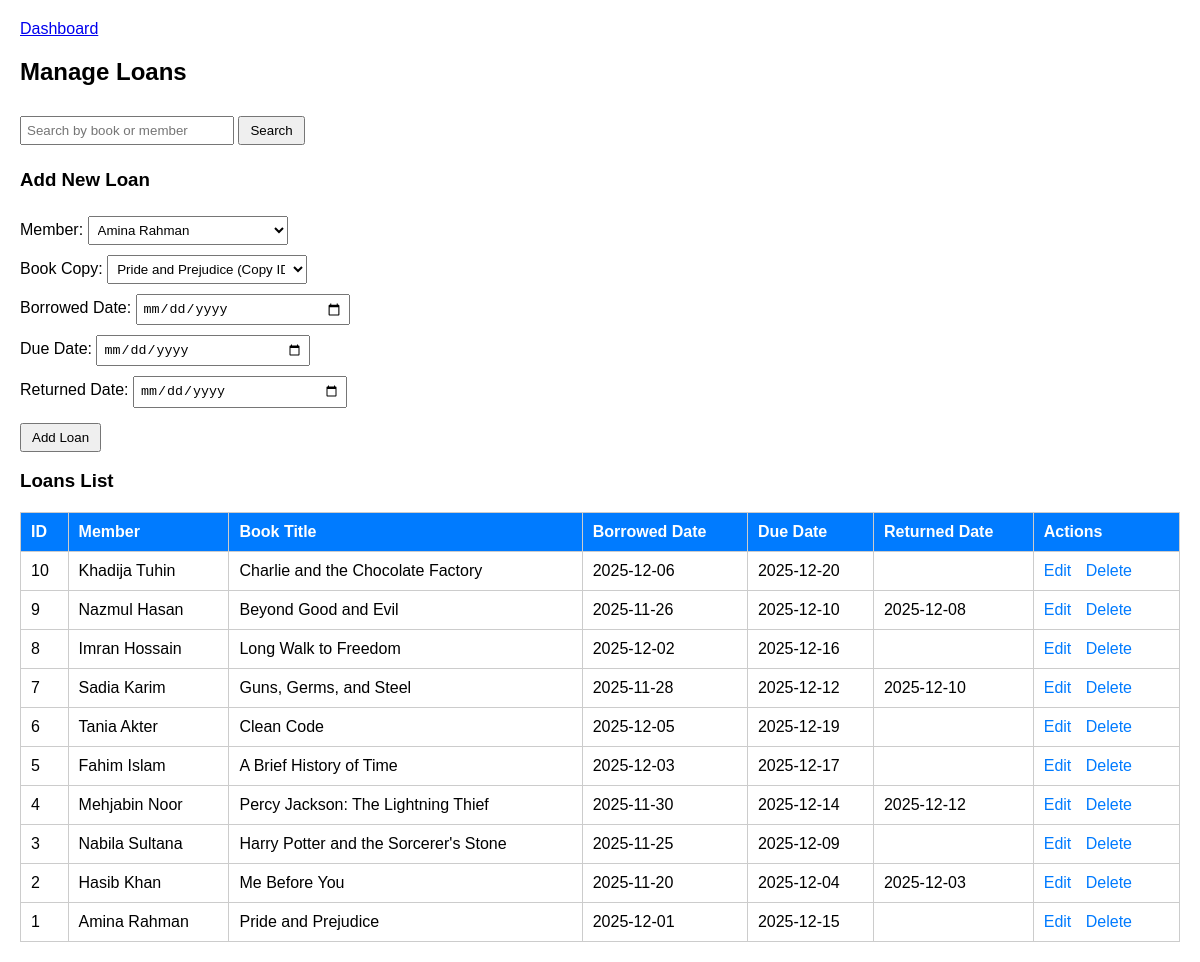
The page /lms/loans.php (signed in) on the database its author committed.
### tables this page shows
CREATE TABLE `loans` (
  `loan_id` int(11) NOT NULL,
  `member_id` int(11) NOT NULL,
  `copy_id` int(11) NOT NULL,
  `borrowed_date` date NOT NULL,
  `due_date` date NOT NULL,
  `returned_date` date DEFAULT NULL
);

CREATE TABLE `members` (
  `member_id` int(11) NOT NULL,
  `user_id` int(11) NOT NULL,
  `full_name` varchar(20) NOT NULL,
  `gender` varchar(20) DEFAULT NULL,
  `phone` varchar(20) DEFAULT NULL,
  `email` varchar(25) DEFAULT NULL,
  `address` varchar(40) DEFAULT NULL,
  `date_of_birth` date DEFAULT NULL,
  `membership_date` date DEFAULT NULL,
  `member_status` enum('active','expired','blocked') DEFAULT 'active',
  `type_id` int(11) DEFAULT NULL
);

CREATE TABLE `books` (
  `book_id` int(11) NOT NULL,
  `title` varchar(100) DEFAULT NULL,
  `category_id` int(11) DEFAULT NULL,
  `publisher_id` int(11) DEFAULT NULL,
  `publication_year` int(11) DEFAULT NULL,
  `copies_total` int(11) DEFAULT NULL,
  `copies_available` int(11) DEFAULT NULL
);

### lms/loans.php (the view, shortened to what this page needs)
<?php
include 'db.php';
$role = $_SESSION['role'];
$user_id = $_SESSION['user_id'];
$search = '';
if($role == 'member'){
    $query = "SELECT l.*, b.title, bc.shelf_location
              FROM loans l
              JOIN book_copies bc ON l.copy_id=bc.copy_id
              JOIN books b ON bc.book_id=b.book_id
              WHERE l.member_id=(SELECT member_id FROM members WHERE user_id='$user_id')
              ORDER BY l.loan_id DESC";
} else {
    $query = "SELECT l.*, b.title, bc.shelf_location, m.full_name
              FROM loans l
              JOIN book_copies bc ON l.copy_id=bc.copy_id
              JOIN books b ON bc.book_id=b.book_id
              JOIN members m ON l.member_id=m.member_id
              WHERE b.title LIKE '%$search%' OR m.full_name LIKE '%$search%'
              ORDER BY l.loan_id DESC";
}
$result = $conn->query($query);
$members = $conn->query("SELECT * FROM members");
$copies = $conn->query("SELECT bc.copy_id, b.title FROM book_copies bc JOIN books b ON bc.book_id=b.book_id");
?>
<!DOCTYPE html>
<html>
<head>
</head>
<body>
    <div class="top-nav">
        <a href="dashboard.php">Dashboard</a>
    </div>
<h2>Manage Loans</h2>
<form method="GET" action="">
    <input type="text" name="search" placeholder="Search by book or member" value="<?php echo htmlspecialchars($search); ?>">
    <input type="submit" value="Search">
</form>
<?php if($role != 'member'){ ?>
<?php
if(isset($_GET['edit'])){
    $loan_id = $_GET['edit'];
    $loan = $conn->query("SELECT * FROM loans WHERE loan_id='$loan_id'")->fetch_assoc();
?>
<h3>Edit Loan</h3>
<form method="POST" action="">
    <input type="hidden" name="loan_id" value="<?php echo $loan['loan_id']; ?>">
    Member:
    <select name="member_id" required>
        <?php while($m = $members->fetch_assoc()){ ?>
            <option value="<?php echo $m['member_id']; ?>" <?php if($m['member_id']==$loan['member_id']) echo 'selected'; ?>><?php echo $m['full_name']; ?></option>
        <?php } ?>
    </select><br>
    Book Copy:
    <select name="copy_id" required>
        <?php while($c = $copies->fetch_assoc()){ ?>
            <option value="<?php echo $c['copy_id']; ?>" <?php if($c['copy_id']==$loan['copy_id']) echo 'selected'; ?>><?php echo $c['title']; ?> (Copy ID <?php echo $c['copy_id']; ?>)</option>
        <?php } ?>
    </select><br>
    Borrowed Date: <input type="date" name="borrowed_date" value="<?php echo $loan['borrowed_date']; ?>" required><br>
    Due Date: <input type="date" name="due_date" value="<?php echo $loan['due_date']; ?>" required><br>
    Returned Date: <input type="date" name="returned_date" value="<?php echo $loan['returned_date']; ?>"><br>
    <input type="submit" name="edit_loan" value="Update Loan">
</form>
<?php } else { ?>
<h3>Add New Loan</h3>
<form method="POST" action="">
    Member:
    <select name="member_id" required>
        <?php while($m = $members->fetch_assoc()){ ?>
            <option value="<?php echo $m['member_id']; ?>"><?php echo $m['full_name']; ?></option>
        <?php } ?>
    </select><br>
    Book Copy:
    <select name="copy_id" required>
        <?php while($c = $copies->fetch_assoc()){ ?>
            <option value="<?php echo $c['copy_id']; ?>"><?php echo $c['title']; ?> (Copy ID <?php echo $c['copy_id']; ?>)</option>
        <?php } ?>
    </select><br>
    Borrowed Date: <input type="date" name="borrowed_date" required><br>
    Due Date: <input type="date" name="due_date" required><br>
    Returned Date: <input type="date" name="returned_date"><br>
    <input type="submit" name="add_loan" value="Add Loan">
</form>
<?php } ?>
<?php } ?>
<h3>Loans List</h3>
<table>
    <tr>
        <th>ID</th><th>Member</th><th>Book Title</th><th>Borrowed Date</th><th>Due Date</th><th>Returned Date</th>
        <?php if($role != 'member'){ ?><th>Actions</th><?php } ?>
    </tr>
    <?php while($row = $result->fetch_assoc()){ ?>
    <tr>
        <td><?php echo $row['loan_id']; ?></td>
        <?php if($role == 'member'){ ?>
            <td><?php echo $row['member_id']; ?></td>
        <?php } else { ?>
            <td><?php echo $row['full_name']; ?></td>
        <?php } ?>
        <td><?php echo $row['title']; ?></td>
        <td><?php echo $row['borrowed_date']; ?></td>
        <td><?php echo $row['due_date']; ?></td>
        <td><?php echo $row['returned_date']; ?></td>
        <?php if($role != 'member'){ ?>
        <td>
            <a class="edit-link" href="loans.php?edit=<?php echo $row['loan_id']; ?>">Edit</a>
            <a class="delete-link" href="loans.php?delete=<?php echo $row['loan_id']; ?>" onclick="return confirm('Are you sure?')">Delete</a>
        </td>
        <?php } ?>
    </tr>
    <?php } ?>
</table>
</body>
</html>

### lms/loans.php (style rules this page uses)
body { font-family: Arial; margin:20px; }
table { border-collapse: collapse; width:100%; margin-top:20px; }
th, td { border:1px solid #ccc; padding:10px; text-align:left; }
th { background:#007BFF; color:white; }
form { margin-top:20px; }
select, input[type=text], input[type=date] { padding:5px; margin:5px 0; width:200px; }
input[type=submit] { padding:5px 10px; margin-top:10px; }
.edit-link, .delete-link { margin-right:10px; color:#007BFF; text-decoration:none; }

### rows shown on the page
loans: loan_id "10", member.full_name "Khadija Tuhin", books.title "Charlie and the Chocolate Factory", borrowed_date "2025-12-06", due_date "2025-12-20"
loans: loan_id "9", member.full_name "Nazmul Hasan", books.title "Beyond Good and Evil", borrowed_date "2025-11-26", due_date "2025-12-10", returned_date "2025-12-08"
loans: loan_id "8", member.full_name "Imran Hossain", books.title "Long Walk to Freedom", borrowed_date "2025-12-02", due_date "2025-12-16"
loans: loan_id "7", member.full_name "Sadia Karim", books.title "Guns, Germs, and Steel", borrowed_date "2025-11-28", due_date "2025-12-12", returned_date "2025-12-10"
loans: loan_id "6", member.full_name "Tania Akter", books.title "Clean Code", borrowed_date "2025-12-05", due_date "2025-12-19"
loans: loan_id "5", member.full_name "Fahim Islam", books.title "A Brief History of Time", borrowed_date "2025-12-03", due_date "2025-12-17"
loans: loan_id "4", member.full_name "Mehjabin Noor", books.title "Percy Jackson: The Lightning Thief", borrowed_date "2025-11-30", due_date "2025-12-14", returned_date "2025-12-12"
loans: loan_id "3", member.full_name "Nabila Sultana", books.title "Harry Potter and the Sorcerer's Stone", borrowed_date "2025-11-25", due_date "2025-12-09"
loans: loan_id "2", member.full_name "Hasib Khan", books.title "Me Before You", borrowed_date "2025-11-20", due_date "2025-12-04", returned_date "2025-12-03"
loans: loan_id "1", member.full_name "Amina Rahman", books.title "Pride and Prejudice", borrowed_date "2025-12-01", due_date "2025-12-15"

### other values the page prints
form field member_id "Amina Rahman"
form field copy_id "Pride and Prejudice (Copy ID 1)"
